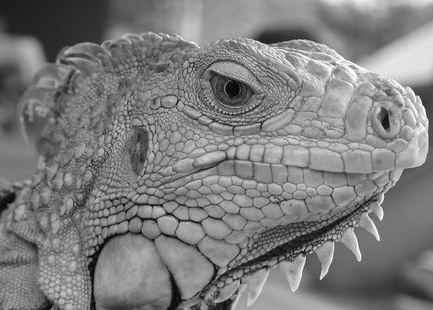
#> input picture Assignment1-Road Line Detection/PA1/iguana.png, 433 x 310 px
$ jupyter execute --allow-errors hw1.ipynb   (shell and % lines are left out)   (older library calls are emulated)
#> lines starting #> are read from the running program, lines starting #| are printed output that depends on the picture
# Homework 1

*Evolved from Stanford Vision Lab. in the url " https://github.com/StanfordVL/CS131_release/blob/master/fall_2021/hw2_release/hw2.ipynb "*

*This notebook includes both coding and written questions. Please hand in this notebook file with all the outputs and your answers to the written questions.*

This assignment covers Sobel edge detector, Canny edge detector and Hough transform.

[cell 1]
# Setup
import numpy as np
import matplotlib.pyplot as plt
from time import time
from skimage import io

from __future__ import print_function

plt.rcParams['figure.figsize'] = (15.0, 12.0) # set default size of plots
plt.rcParams['image.interpolation'] = 'nearest'
plt.rcParams['image.cmap'] = 'gray'

# for auto-reloading extenrnal modules

##Part 1: Edge Detectors (50 Points)

In this part, you are going to implement Sobel and Canny edge detectors. In addition, you will compare the detectors visually.

### 1.1 Sobel Edge Detector (15 Points)
In this part, you are going to implement Sobel edge detector. The Sobel edge detection algorithm can be broken down in to three steps:

1. Convolving with Sobel-x filter
2. Convolving with Sobel-y filter
3. Finding gradients

#### 1.1.1 Convolving with Sobel-x filter (5 Points)

We first compute the sobel-x filter multiplying 1D Gaussian filter and x derivative. The equation can be given below:

$$\begin{align}
    s_x &= \begin{bmatrix}
           1 \\
           2 \\
           1
         \end{bmatrix} * \begin{bmatrix} 1 & 0 & -1
         \end{bmatrix}
  \end{align}$$

Implement **`conv`** and **`sobel_x`**.

[cell 2]
def conv(image, kernel):
    """ An implementation of convolution filter.
    This function uses element-wise multiplication and np.sum()
    to efficiently compute weighted sum of neighborhood at each
    pixel.
    Args:
        image: numpy array of shape (Hi, Wi).
        kernel: numpy array of shape (Hk, Wk).
    Returns:
        out: numpy array of shape (Hi, Wi).
    """
    Hi, Wi = image.shape
    Hk, Wk = kernel.shape
    out = np.zeros((Hi, Wi))

    # For this assignment, we will use edge values to pad the images.
    # Zero padding will make derivatives at the image boundary very big,
    # whereas we want to ignore the edges at the boundary.
    pad_width0 = Hk // 2
    pad_width1 = Wk // 2
    pad_width = ((pad_width0,pad_width0),(pad_width1,pad_width1))
    padded = np.pad(image, pad_width, mode='edge')

    ### YOUR CODE HERE
    pass
    ### END YOUR CODE

    return out

[cell 3]
def sobel_x():
    """ Implementation of Sobel-x filter.
    This function follows the sobel-x formula,
    and creates a kernel matrix.
    Hints:
    - Use gaussian 1d kernel.
    Args:
    Returns:
        kernel: numpy array of shape (3, 3).
    """
    s_x = np.zeros((3, 3))

    ### YOUR CODE HERE
    pass
    ### END YOUR CODE

    return s_x

[cell 4]
# Load image
img = io.imread('iguana.png', as_gray=True)

# Create sobel-x filter
kernel_x = sobel_x()

# Convolve the image with kernel
G_x = conv(img, kernel_x)
#> in conv, `padded = np.pad(image, pad_width, mode='edge')`:
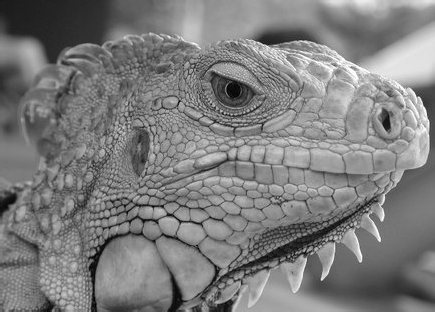
#> padded: shape (312, 435) float64; min 0, max 1, mean 0.491
#> G_x: shape (310, 433) float64; every value is 0

plt.subplot(1,2,1)
plt.imshow(img)
plt.title('Original image')
plt.axis('off')

plt.subplot(1,2,2)
plt.imshow(G_x)
plt.title('Gradient x image')
plt.axis('off')

plt.show()
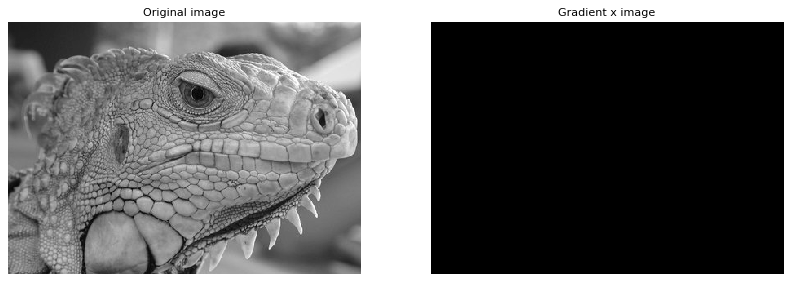
#> figure drawn by matplotlib, 2 panels

#### 1.1.2 Convolving with Sobel-y filter (5 Points)

We first compute the sobel-y filter multiplying y derivative and 1D Gaussian filter. The equation can be given below:

$$\begin{align}
    s_x &= \begin{bmatrix}
           -1 \\
           0 \\
           -1
         \end{bmatrix} * \begin{bmatrix} 1 & 2 & 1
         \end{bmatrix}
  \end{align}$$

Implement **`sobel_y`**.

[cell 5]
def sobel_y():
    """ Implementation of Sobel-y filter.
    This function follows the sobel-y formula,
    and creates a kernel matrix.
    Hints:
    - Use gaussian 1d kernel.
    Args:
    Returns:
        kernel: numpy array of shape (3, 3).
    """
    s_y = np.zeros((3, 3))

    ### YOUR CODE HERE
    pass
    ### END YOUR CODE

    return s_y

[cell 6]
# Create sobel-y filter
kernel_y = sobel_y()

# Convolve the image with kernel
G_y = conv(img, kernel_y)

plt.subplot(1,2,1)
plt.imshow(img)
plt.title('Original image')
plt.axis('off')

plt.subplot(1,2,2)
plt.imshow(G_y)
plt.title('Gradient y image')
plt.axis('off')

plt.show()

#### 1.1.3 Finding Gradient Magnitude (5 Points)

G_x denotes right direction that increases where G_y denotes down direction that increases. At each point in the image, the resulting gradient can be obtined to give the gradient magnitude and direction below:

$$G = \sqrt{G_{x}^{2} + G_{y}^{2}} \\ \theta = arctan2(\frac{G_y}{G_x})$$

Implement **`grad`**.

[cell 7]
def grad(G_x, G_y):
    """ Returns gradient magnitude and direction of input image sobel gradients.
    Args:
        img: Gradient x and gradient y. Numpy array of shape (H, W).
    Returns:
        G: Magnitude of sobel gradient at each pixel in img.
            Numpy array of shape (H, W).
        theta: Direction(in degrees, 0 <= theta < 360) of sobel gradient
            at each pixel in img. Numpy array of shape (H, W).
    Hints:
        - Use np.sqrt and np.arctan2 to calculate square root and arctan
    """
    G = np.zeros(G_x.shape)
    theta = np.zeros(G_x.shape)

    ### YOUR CODE HERE
    pass
    ### END YOUR CODE

    return G, theta

[cell 8]
G, theta = grad(G_x, G_y)

if not np.all(G >= 0):
    print('Magnitude of gradients should be non-negative.')

if not np.all((theta >= 0) * (theta < 360)):
    print('Direction of gradients should be in range 0 <= theta < 360')

plt.imshow(G)
plt.title('Gradient magnitude')
plt.axis('off')
plt.show()

#### 1.1.4 Sobel Edge Detector

Implement sobel using the functions you have implemented so far.

[cell 9]
# [14 lines left out: function sobel, not called in this run]

### 1.2 Canny Edge Detector (25 points)
In this part, you are going to implement Canny edge detector. The Canny edge detection algorithm can be broken down in to five steps:
1. Smoothing
2. Finding gradients
3. Non-maximum suppression
4. Double thresholding
5. Edge tracking by hysterisis

#### 1.2.1 Smoothing (5 points)
##### Implementation (2.5 points)
We first smooth the input image by convolving it with a Gaussian kernel. The equation for a Gaussian kernel of size $(2k+1)\times(2k+1)$ is given by:

$$h_{ij}=\frac{1}{2\pi\sigma^2}\exp{\Bigl(-\frac{(i-k)^2+(j-k)^2}{2\sigma^2}\Bigr)}, 0\leq i,j < 2k+1$$

Implement **`gaussian_kernel`** and run the code below.

[cell 10]
def gaussian_kernel(size, sigma):
    """ Implementation of Gaussian Kernel.
    This function follows the gaussian kernel formula,
    and creates a kernel matrix.
    Hints:
    - Use np.pi and np.exp to compute pi and exp.
    Args:
        size: int of the size of output matrix.
        sigma: float of sigma to calculate kernel.
    Returns:
        kernel: numpy array of shape (size, size).
    """

    kernel = np.zeros((size, size))

    ### YOUR CODE HERE
    pass
    ### END YOUR CODE

    return kernel

[cell 11]
# Define 3x3 Gaussian kernel with std = 1
kernel = gaussian_kernel(3, 1)
kernel_test = np.array(
    [[ 0.05854983, 0.09653235, 0.05854983],
     [ 0.09653235, 0.15915494, 0.09653235],
     [ 0.05854983, 0.09653235, 0.05854983]]
)

# Test Gaussian kernel
if not np.allclose(kernel, kernel_test):
    print('Incorrect values! Please check your implementation.')

[cell 12]
# Test with different kernel_size and sigma
kernel_size = 5
sigma = 1.4

# Load image
img = io.imread('iguana.png', as_grey=True)

# Define 5x5 Gaussian kernel with std = sigma
kernel = gaussian_kernel(kernel_size, sigma)

# Convolve image with kernel to achieve smoothed effect
smoothed = conv(img, kernel)
#> in conv (call 3), `padded = np.pad(image, pad_width, mode='edge')`:
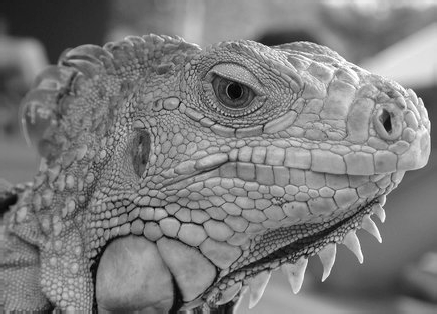
#> padded: shape (314, 437) float64; min 0, max 1, mean 0.491

plt.subplot(1,2,1)
plt.imshow(img)
plt.title('Original image')
plt.axis('off')

plt.subplot(1,2,2)
plt.imshow(smoothed)
plt.title('Smoothed image')
plt.axis('off')

plt.show()

##### Question (2.5 points)
What is the effect of the kernel_size and sigma?

**Your Answer:** Write your solution in this markdown cell.

#### 1.2.2 Finding gradients (5 points)
The gradient of a 2D scalar function $I:\mathbb{R}^2\rightarrow{\mathbb{R}}$ in Cartesian coordinate is defined by:

$$\nabla{I(x,y)}=\bigl[\frac{\partial{I}}{\partial{x}},\frac{\partial{I}}{\partial{y}}\bigr],$$

where

$$
\frac{\partial{I(x,y)}}{\partial{x}}=\lim_{\Delta{x}\to{0}}\frac{I(x+\Delta{x},y)-I(x,y)}{\Delta{x}} \\
\frac{\partial{I(x,y)}}{\partial{y}}=\lim_{\Delta{y}\to{0}}\frac{I(x,y+\Delta{y})-I(x,y)}{\Delta{y}}.
$$

In case of images, we can approximate the partial derivatives by taking differences at one pixel intervals:

$$
\frac{\partial{I(x,y)}}{\partial{x}}\approx{\frac{I(x+1,y)-I(x-1,y)}{2}} \\
\frac{\partial{I(x,y)}}{\partial{y}}\approx{\frac{I(x,y+1)-I(x,y-1)}{2}}
$$

Note that the partial derivatives can be computed by convolving the image $I$ with some appropriate kernels $D_x$ and $D_y$:

$$
\frac{\partial{I}}{\partial{x}}\approx{I*D_x}=G_x \\
\frac{\partial{I}}{\partial{y}}\approx{I*D_y}=G_y
$$

##### Implementation (2 points)
Find the kernels $D_x$ and $D_y$ and implement **`partial_x`** and **`partial_y`** using `conv`.

*-Hint: Remeber that convolution flips the kernel.*

[cell 13]
def partial_x(img):
    """ Computes partial x-derivative of input img.
    Hints:
        - You may use the conv function in defined in this file.
    Args:
        img: numpy array of shape (H, W).
    Returns:
        out: x-derivative image.
    """

    out = None

    ### YOUR CODE HERE
    pass
    ### END YOUR CODE

    return out

[cell 14]
def partial_y(img):
    """ Computes partial y-derivative of input img.
    Hints:
        - You may use the conv function in defined in this file.
    Args:
        img: numpy array of shape (H, W).
    Returns:
        out: y-derivative image.
    """

    out = None

    ### YOUR CODE HERE
    pass
    ### END YOUR CODE

    return out

[cell 15]
# Test input
I = np.array(
    [[0, 0, 0],
     [0, 1, 0],
     [0, 0, 0]]
)

# Expected outputs
I_x_test = np.array(
    [[ 0, 0, 0],
     [ 0.5, 0, -0.5],
     [ 0, 0, 0]]
)

I_y_test = np.array(
    [[ 0, 0.5, 0],
     [ 0, 0, 0],
     [ 0, -0.5, 0]]
)

# Compute partial derivatives
I_x = partial_x(I)
I_y = partial_y(I)

# Test correctness of partial_x and partial_y
if not np.all(I_x == I_x_test):
    print('partial_x incorrect')

if not np.all(I_y == I_y_test):
    print('partial_y incorrect')

[cell 16]
# Compute partial derivatives of smoothed image
Gx = partial_x(smoothed)
Gy = partial_y(smoothed)

plt.subplot(1,2,1)
#> (the rest of this cell did not finish here and is left out)

##### Question (1 points)
What is the reason for performing smoothing prior to computing the gradients?

**Your Answer:** Write your solution in this markdown cell.

##### Implementation (2 points)
Now, we can compute the magnitude and direction of gradient with the two partial derivatives:

$$
G = \sqrt{G_{x}^{2}+G_{y}^{2}} \\
\Theta = arctan\bigl(\frac{G_{y}}{G_{x}}\bigr)
$$

Implement **`gradient`** which takes in an image and outputs $G$ and $\Theta$.

*-Hint: Use np.arctan2 to compute $\Theta$.*

[cell 17]
def gradient(img):
    """ Returns gradient magnitude and direction of input img.
    Args:
        img: Grayscale image. Numpy array of shape (H, W).
    Returns:
        G: Magnitude of gradient at each pixel in img.
            Numpy array of shape (H, W).
        theta: Direction(in degrees, 0 <= theta < 360) of gradient
            at each pixel in img. Numpy array of shape (H, W).
    Hints:
        - Use np.sqrt and np.arctan2 to calculate square root and arctan
    """
    G = np.zeros(img.shape)
    theta = np.zeros(img.shape)

    ### YOUR CODE HERE
    pass
    ### END YOUR CODE

    return G, theta

[cell 18]
G, theta = gradient(smoothed)

if not np.all(G >= 0):
    print('Magnitude of gradients should be non-negative.')

if not np.all((theta >= 0) * (theta < 360)):
    print('Direction of gradients should be in range 0 <= theta < 360')

plt.imshow(G)
plt.title('Gradient magnitude')
plt.axis('off')
plt.show()

#### 1.2.3 Non-maximum suppression (5 points)
You should be able to note that the edges extracted from the gradient of the smoothed image is quite thick and blurry. The purpose of this step is to convert the "blurred" edges into "sharp" edges. Basically, this is done by preserving all local maxima in the gradient image and discarding everything else. The algorithm is for each pixel (x,y) in the gradient image:
1. Round the gradient direction $\Theta[y,x]$ to the nearest 45 degrees, corresponding to the use of an 8-connected neighbourhood.

2. Compare the edge strength of the current pixel with the edge strength of the pixel in the positive and negative gradient direction. For example, if the gradient direction is south (theta=90), compare with the pixels to the north and south.

3. If the edge strength of the current pixel is the largest; preserve the value of the edge strength. If not, suppress (i.e. remove) the value.

Implement **`non_maximum_suppression`**.

[cell 19]
def non_maximum_suppression(G, theta):
    """ Performs non-maximum suppression.
    This function performs non-maximum suppression along the direction
    of gradient (theta) on the gradient magnitude image (G).
    Args:
        G: gradient magnitude image with shape of (H, W).
        theta: direction of gradients with shape of (H, W).
    Returns:
        out: non-maxima suppressed image.
    """
    H, W = G.shape
    out = np.zeros((H, W))

    # Round the gradient direction to the nearest 45 degrees
    theta = np.floor((theta + 22.5) / 45) * 45
    theta = (theta % 360.0).astype(np.int32)

    #print(G)
    ### BEGIN YOUR CODE
    pass
    ### END YOUR CODE

    return out

[cell 20]
# Test input
g = np.array(
    [[0.4, 0.5, 0.6],
     [0.3, 0.5, 0.7],
     [0.4, 0.5, 0.6]]
)

# Print out non-maximum suppressed output
# varying theta
for angle in range(0, 180, 45):
    print('Thetas:', angle)
    t = np.ones((3, 3)) * angle # Initialize theta
    print(non_maximum_suppression(g, t))

[cell 21]
nms = non_maximum_suppression(G, theta)
plt.imshow(nms)
plt.title('Non-maximum suppressed')
plt.axis('off')
plt.show()

#### 1.2.4 Double Thresholding (5 points)

The edge-pixels remaining after the non-maximum suppression step are (still) marked with their strength pixel-by-pixel. Many of these will probably be true edges in the image, but some may be caused by noise or color variations, for instance, due to rough surfaces. The simplest way to discern between these would be to use a threshold, so that only edges stronger that a certain value would be preserved. The Canny edge detection algorithm uses double thresholding. Edge pixels stronger than the high threshold are marked as strong; edge pixels weaker than the low threshold are suppressed and edge pixels between the two thresholds are marked as weak.

Implement **`double_thresholding`**.

[cell 22]
def double_thresholding(img, high, low):
    """
    Args:
        img: numpy array of shape (H, W) representing NMS edge response.
        high: high threshold(float) for strong edges.
        low: low threshold(float) for weak edges.
    Returns:
        strong_edges: Boolean array representing strong edges.
            Strong edeges are the pixels with the values greater than
            the higher threshold.
        weak_edges: Boolean array representing weak edges.
            Weak edges are the pixels with the values smaller or equal to the
            higher threshold and greater than the lower threshold.
    """

    strong_edges = np.zeros(img.shape, dtype=np.bool)
    weak_edges = np.zeros(img.shape, dtype=np.bool)

    ### YOUR CODE HERE
    pass
    ### END YOUR CODE

    return strong_edges, weak_edges

[cell 23]
low_threshold = 0.02
high_threshold = 0.03

strong_edges, weak_edges = double_thresholding(nms, high_threshold, low_threshold)
#> strong_edges: shape (310, 433) bool; every value is 0
assert(np.sum(strong_edges & weak_edges) == 0)

edges=strong_edges * 1.0 + weak_edges * 0.5

plt.subplot(1,2,1)
plt.imshow(strong_edges)
plt.title('Strong Edges')
plt.axis('off')

plt.subplot(1,2,2)
plt.imshow(edges)
plt.title('Strong+Weak Edges')
plt.axis('off')

plt.show()
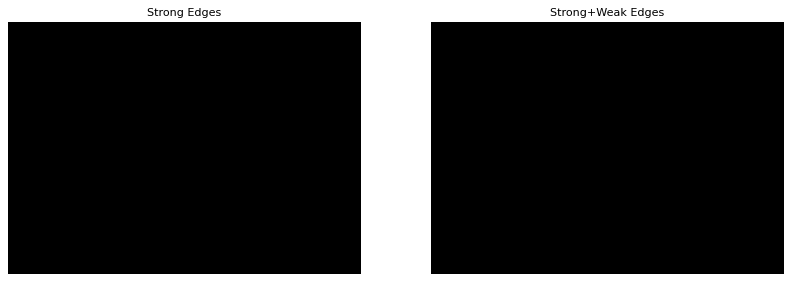
#> figure drawn by matplotlib, 2 panels

#### 1.2.5 Edge tracking (5 points)

Strong edges are interpreted as “certain edges”, and can immediately be included in the final edge image. Weak edges are included if and only if they are connected to strong edges. The logic is of course that noise and other small variations are unlikely to result in a strong edge (with proper adjustment of the threshold levels). Thus strong edges will (almost) only be due to true edges in the original image. The weak edges can either be due to true edges or noise/color variations. The latter type will probably be distributed in dependently of edges on the entire image, and thus only a small amount will be located adjacent to strong edges. Weak edges due to true edges are much more likely to be connected directly to strong edges.

Implement **`link_edges`**.

[cell 24]
# [24 lines left out: function get_neighbors, not called in this run]

[cell 25]
def link_edges(strong_edges, weak_edges):
    """ Find weak edges connected to strong edges and link them.
    Iterate over each pixel in strong_edges and perform breadth first
    search across the connected pixels in weak_edges to link them.
    Here we consider a pixel (a, b) is connected to a pixel (c, d)
    if (a, b) is one of the eight neighboring pixels of (c, d).
    Args:
        strong_edges: binary image of shape (H, W).
        weak_edges: binary image of shape (H, W).

    Returns:
        edges: numpy boolean array of shape(H, W).
    """

    H, W = strong_edges.shape
    indices = np.stack(np.nonzero(strong_edges)).T
    edges = np.zeros((H, W), dtype=np.bool)

    # Make new instances of arguments to leave the original
    # references intact
    weak_edges = np.copy(weak_edges)
    edges = np.copy(strong_edges)

    ### YOUR CODE HERE
    pass
    ### END YOUR CODE

    return edges

[cell 26]
test_strong = np.array(
    [[1, 0, 0, 0],
     [0, 0, 0, 0],
     [0, 0, 0, 0],
     [0, 0, 0, 1]]
)

test_weak = np.array(
    [[0, 0, 0, 1],
     [0, 1, 0, 0],
     [1, 0, 0, 0],
     [0, 0, 1, 0]]
)

test_linked = link_edges(test_strong, test_weak)

plt.subplot(1, 3, 1)
plt.imshow(test_strong)
plt.title('Strong edges')

plt.subplot(1, 3, 2)
plt.imshow(test_weak)
plt.title('Weak edges')

plt.subplot(1, 3, 3)
plt.imshow(test_linked)
plt.title('Linked edges')
plt.show()
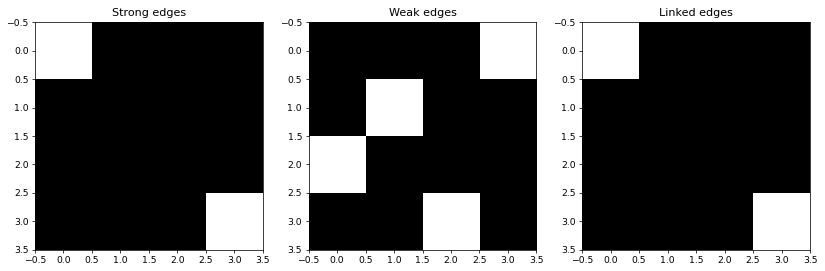
#> figure drawn by matplotlib, 3 panels

[cell 27]
edges = link_edges(strong_edges, weak_edges)
#> (the rest of the program and of its run is left out)
